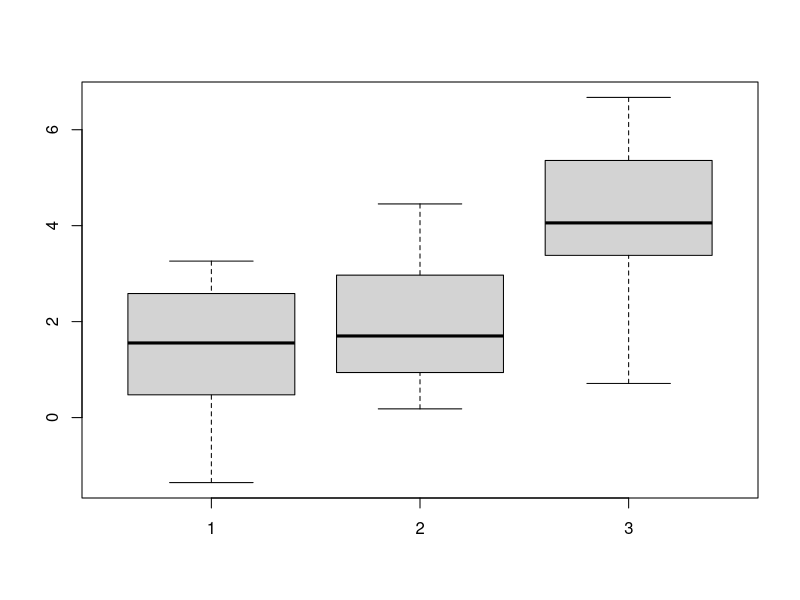
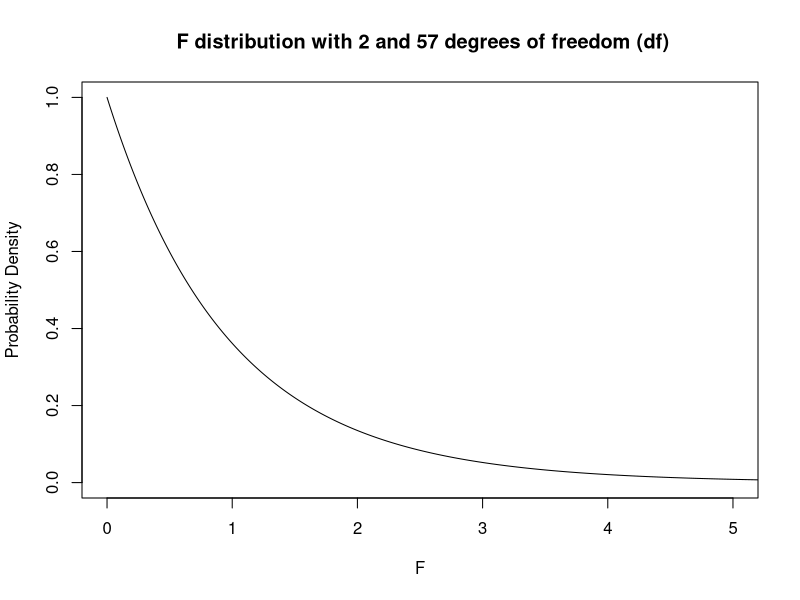
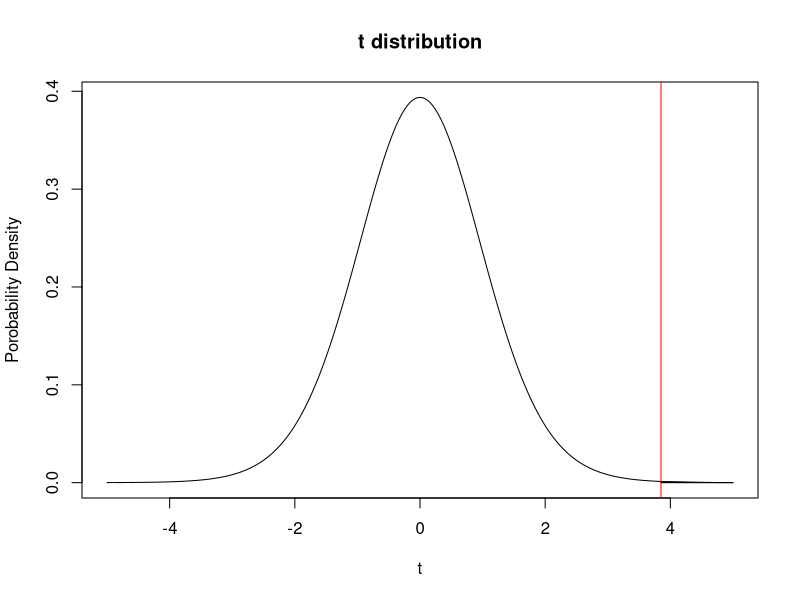

Here is the R script that generated these plots, in order:
## ---- chunk 1
# We are going to need to load a package called dplyr for this. 
#If you do not have the dplyr package, then please run install.packages("dplyr")
library(dplyr)
## ---- chunk 2
# Use a sample size of 20 for all of the samples. Set the mean of the first two samples as 2 and set the 
# mean of the last sample as 4. Use a standard deviation of 1.5 for all samples. We are going to call
# the three samples x1, x2, and x3. 
x1=rnorm(20, mean=2, sd=1.5)
x2=rnorm(20, mean=2, sd=1.5)
x3=rnorm(20, mean=4, sd=1.5)

# Lets look at the mean and spread of each of our samples using the boxplot() function. 
boxplot(x1,x2,x3)
## ---- chunk 3
# lets bind the example data together using cbind() and then put it into a dataframe with data.frame(). 
# let's call our new dataframe data. 
data = data.frame(cbind(x1,x2,x3))

# Take a look at the dataframe we just made. Right now we have each group organized into a different 
# column. This format is easy for a person to understand but hard for a computer to understand. It is not
# tidy. We need to organize it so that the all of the sample values are in the same column with another 
# column that specifies which group each value belongs to. We can do this very easily with the stack() 
# function, which automatically organizes our data this way. 
data = stack(data)

# The last thing we are going to do is use dplyr's rename() function to change the column name "ind" to 
# "group"
data = rename(data, group=ind)

# look at our reorganized dataframe and think about how it has changed. 
# now our data is all set for ANOVA!
## ---- chunk 4
# In order to run an ANOVA test, we are going to need to use R's linear regression function lm()
# Why are we using linear regression for ANOVA? because ANOVA is actually a special application of Linear
# Regression! We may explore this more in future workshops, but for now do not worry about it. 

#run help(lm). Focus on the first two arguments. 
help(lm)

# wait, what is a formula class object? 
# Formula class obects are specified using a tilde (~) and are used to specify a relationship between two
# vectors.
# Essentially, when you type A~B you are saying thet you want to test if variable A is dependent on B.
# The first term is the response variable in your data and the second is the explanatory variable. 
# The specifics of what a formula object actually is in R are complicated and beyond this workshop. 
# if you want more details, look up ?formula after the workshop.  

# ok, now we can actually use lm() by specifying the formula and data arguments. run lm and save the 
# output in a variable named Av_object
# Hint: what are our response and explanatory variables? specify the variables using the column names
Av_object <- lm(values~group,data=data) 

# Now we are ready to actually run the ANOVA test using the anova() function. 
anova(Av_object)
## ---- chunk 5
# lets create the F distribution using the df function.
# run help(df) and focus on the first 3 arguments. 
help(df)

# It works almost exactly like the dt function but with 2 inputs for degrees of freedom. 
# df1 is the group degrees of freedom and df2 is for the error degrees of freedom. 
# go to slide 8 if you need a refresher on how to calculate degrees of freedom. 
# create a sequence  between 0 and 5 using seq() and call it x. 
# save you f distribution as a variable called fdist. 
x=seq(0,6,by=0.001)
fdistr=df(x,df1 = 2, df2 = 57)

# Now lets plot the F distribution. Refer back to how we plotted the t-distribution. 
plot(x,fdistr,type="l",
     xlim = c(0,5), 
     ylim = c(0,1),
     xlab="F",
     ylab="Probability Density",
     main =" F distribution with 2 and 57 degrees of freedom (df)")

# append this line of code to the plot function to look at the rejection region
# +polygon(c(x[x>=3.15], max(x), 3.15), c(fdistr[x>=3.15], 0, 0), col="red")"

# Scroll back up to our ANOVA table, where does your F value fall on this graph? does it make sense that you were/were'nt able to reject the null?
## ---- chunk 6
# try running help(pairwise.t.test)
help(pairwise.t.test)
# note that rather than using a formula object, you just specify the two columns you are looking at in 
# your dataframe. 

# for educational purposes, lets do a pairwise t-test with NO P value adjustment whatsoever ("none"). 
pairwise.t.test(data$values, data$group, p.adj= "none", alternative="two.sided")
## ---- chunk 7
# now perform a pairwise t-test using the Bonferroni method ("bonf")
pairwise.t.test(data$values, data$group, p.adj = "bonf",alternative="two.sided")
# Can you see the difference between the un-adjusted P-values and the adjusted P-values? 
# they have been multiplied by the number of tests you did (3)!
## ---- chunk 8
# create a t-distribution just like what we did in the t-test section.
x=seq(-5,5,by=0.001)
tdistr=dt(x,19)
plot(x,tdistr,type="l",main="t distribution",xlab="t",ylab="Porobability Density") + polygon(c(x[x>=3.85], max(x), 3.85), c(tdistr[x>=3.85], 0, 0), col="red") + abline(v=3.85, col="red")

# Add the code below to your plot to create a rejection region using our altered P-value. 
# + polygon(c(x[x>=3.85], max(x), 3.85), c(tdistr[x>=3.85], 0, 0), col="red") #
# 3.85 is the adjusted critical value for sample size = 20 and 50 tests. 

# can you even see the rejection region? let's draw a line to make it more clear
# + abline(v=3.85, col="red") #

# look how small it is! You would need a very large effect or a lot of power to find any significant 
# results. What if we want more power for our experiment? 

## ---- chunk 9
# We are going to create a set of P-values that we theoretically could have gotten from performing 10 
# tests. 
p_values=c(0.38,0.022,0.45,0.04,0.06,0.008,0.001,0.15,0.013,0.59)

# then, the first step of the Benjamini Hochberg method is to order the P-values from largest to 
# smallest. We are going to do this using the sort() function. Call this sorted vector p_sort
p_sort=sort(p_values)

# Now we are going to create a rank for every p-value. create a list from 1 to 10 using c() and call
# it rank. 
rank=c(1,2,3,4,5,6,7,8,9,10)

# Now use cbind to bind the rank and the sorted P-values into a dataframe (should be familiar to what we
# did when creating the dataframe for ANOVA). Call this new dataframe BH_df. 
BH_df = data.frame(cbind(p_sort,rank))

#The last step is the most important one. We are going to compare our ordered P-values to a set of BH 
# critical values. BH critical values are calculated as i/m*Q where
# i = the rank of the test. 
# m = the total number of tests. 
# Q equals the false discovery rate we are aiming for (0.05)
# now, we will use the mutate function to create a new column with the critical values for each test.
# The mutate function takes the values from other columns and uses an equation to calculate the values 
# for a new column. 
# the mutate function is in the form mutate(dataframe, new_column_name = equation)
BH_df = mutate(BH_df, critical_val = rank/10*0.05)
BH_df

# Let's look at our dataframe. 
## ---- chunk 10
#finally, let's perform a pairwise t-test using the bonferroni adjustment. 
# we are going to go back to using the data from the three samples we made at the beginning of this 
# workshop (the one we called data)
pairwise.t.test(data$values, data$group, p.adj = "BH",alternative="two.sided")

# compare this output to the output we got from the Bonferroni method. 
## ---- chunk 11
# do the bonferroni adjustment one more time and compare it to the BH method.
pairwise.t.test(data$values, data$group, p.adj = "bonf",alternative="two.sided")
